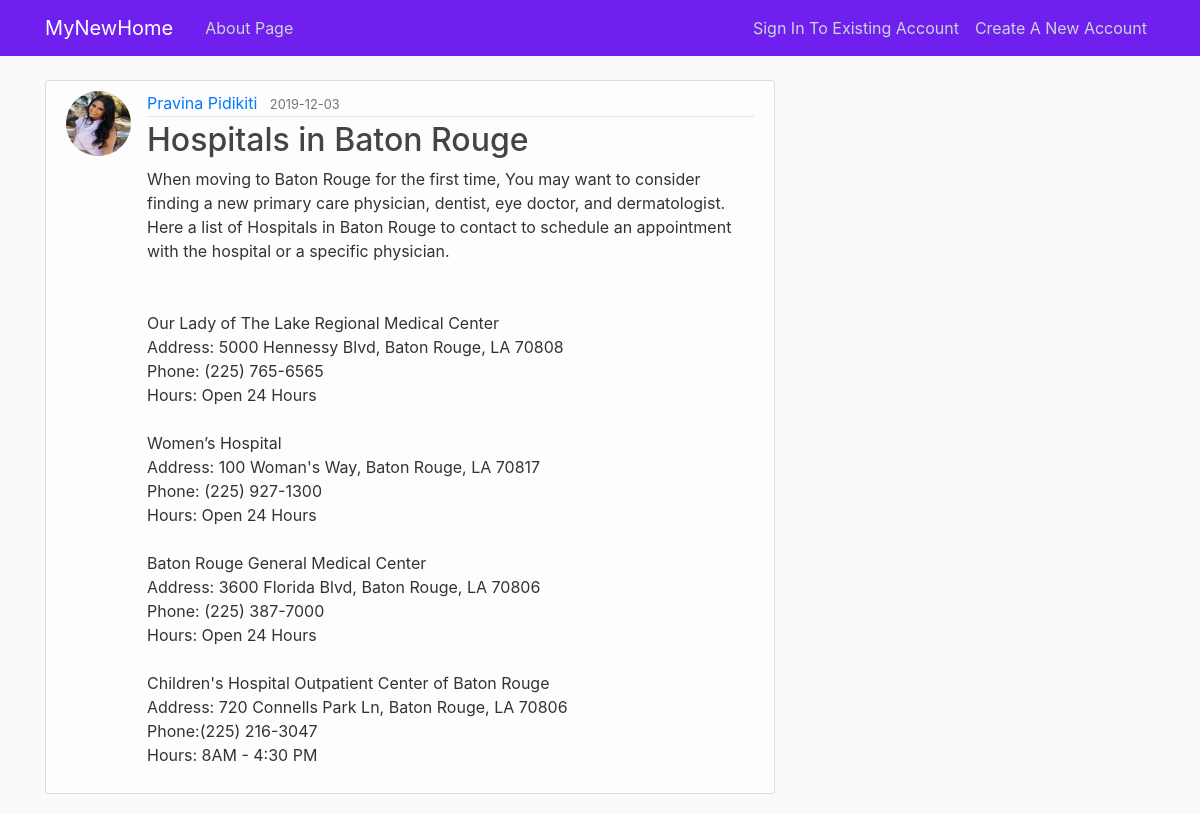
/post/6, run on the app's committed database.
### src/models.py (models this page shows, shortened)
class User(db.Model, UserMixin):
    id = db.Column(db.Integer, primary_key=True)
    username = db.Column(db.String(20), unique=True, nullable=False)
    email = db.Column(db.String(120), unique=True, nullable=False)
    image_file = db.Column(db.String(20), nullable=False,
                           default='default.jpg')
    password = db.Column(db.String(60), nullable=False)
    posts = db.relationship('Post', backref='author', lazy=True)

class Post(db.Model):
    id = db.Column(db.Integer, primary_key=True)
    title = db.Column(db.String(100), nullable=False)
    date_posted = db.Column(db.DateTime, nullable=False,
                            default=datetime.utcnow)
    content = db.Column(db.Text, nullable=False)
    user_id = db.Column(db.Integer, db.ForeignKey('user.id'), nullable=False)

### src/posts/routes.py (the view)
@posts.route("/post/<int:post_id>")
def post(post_id):
    post = Post.query.get_or_404(post_id)
    return render_template('post.html', title=post.title, post=post)

### src/templates/post.html (shortened to what this page needs)
{% extends "layout.html" %}
{% block content %}
  <article class="media content-section">
    <img class="rounded-circle article-img" src="{{ url_for('static', filename='profile_pics/' + post.author.image_file) }}">
    <div class="media-body">
      <div class="article-metadata">
        <a class="mr-2" href="{{ url_for('users.user_posts', username=post.author.username) }}">{{ post.author.username }}</a>
        <small class="text-muted">{{ post.date_posted.strftime('%Y-%m-%d') }}</small>
      </div>
      <h2 class="article-title">{{ post.title }}</h2>
      <p class="article-content">{{ post.content }}</p>
    </div>
  </article>
{% endblock content %}

### src/static/main.css (style rules this page uses)
body { background: #fafafa; color: #333333; margin-top: 5rem; }
h1, h2, h3, h4, h5, h6 { color: #444444; }
.content-section { background: #ffffffa6; padding: 10px 20px; border: 1px solid #dddddd; border-radius: 3px; margin-bottom: 20px; }
.article-title { color: #444444; }
.article-content { white-space: pre-line; }
.article-img { height: 65px; width: 65px; margin-right: 16px; }
.article-metadata { padding-bottom: 1px; margin-bottom: 4px; border-bottom: 1px solid #e3e3e3 }

### data on the page
User: image_file (picture), author.username "Pravina Pidikiti"
Post: date_posted "2019-12-03", title "Hospitals in Baton Rouge", content "When moving to Baton Rouge for the first time, You may want to consider finding a new primary care physician, dentist, eye doctor, and dermatologist. Here a list of Hospitals in Baton Rouge to contact to schedule an appointment with the hospital or a specific physician. Our Lady of The Lake Regional Medical Center Address: 5000 Hennessy Blvd, Baton Rouge, LA 70808 Phone: (225) 765-6565 Hours: Open 24 Hours Women’s Hospital Address: 100 Woman's Way, Baton Rouge, LA 70817 Phone: (225) 927-1300 Hours: Open 24 Hours Baton Rouge General Medical Center Address: 3600 Florida Blvd, Baton Rouge, LA 70806 Phone: (225) 387-7000 Hours: Open 24 Hours Children's Hospital Outpatient Center of Baton Rouge…"
